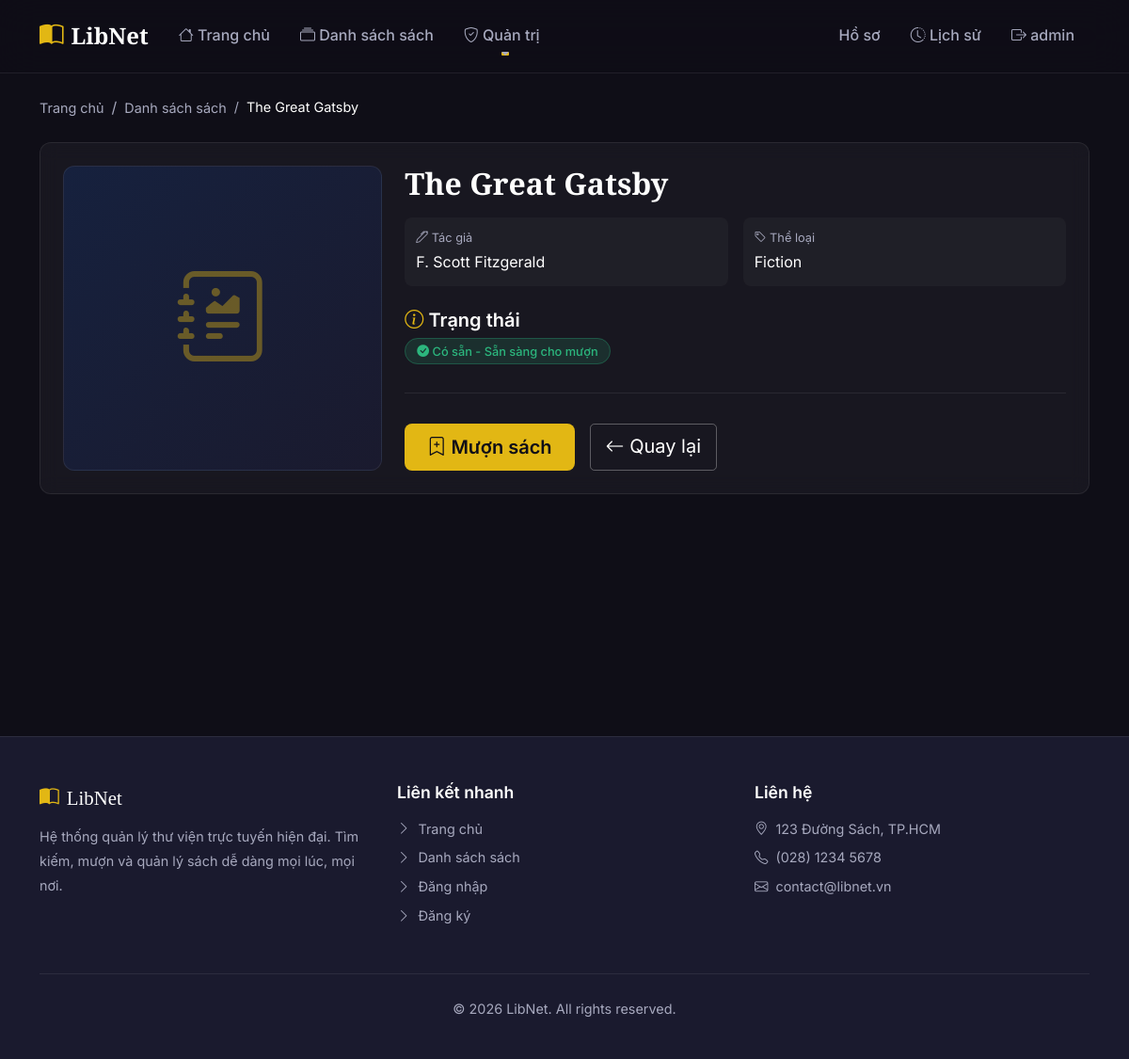
Page /book/1 (signed in) on the committed database.
### app/models.py (models this page shows)
class User(UserMixin, db.Model):
    id = db.Column(db.Integer, primary_key=True)
    username = db.Column(db.String(150), unique=True, nullable=False)
    password = db.Column(db.String(150), nullable=False) # Will store MD5 hashes (vulnerable)
    role = db.Column(db.String(50), default='user') # 'admin' or 'user'
    avatar = db.Column(db.String(255), default='default.svg')
    full_name = db.Column(db.String(150), nullable=True)
    email = db.Column(db.String(150), nullable=True)

class Book(db.Model):
    id = db.Column(db.Integer, primary_key=True)
    title = db.Column(db.String(200), nullable=False)
    author = db.Column(db.String(200), nullable=False)
    description = db.Column(db.Text, nullable=True)
    category_id = db.Column(db.Integer, db.ForeignKey('category.id'), nullable=True)
    is_available = db.Column(db.Boolean, default=True)

class Category(db.Model):
    id = db.Column(db.Integer, primary_key=True)
    name = db.Column(db.String(100), unique=True, nullable=False)
    books = db.relationship('Book', backref='category', lazy=True)

### app/main/routes.py (the view)
@bp.route('/book/<int:book_id>')
def book_detail(book_id):
    book = Book.query.get_or_404(book_id)
    return render_template('main/book_detail.html', book=book)

### app/templates/main/book_detail.html (shortened to what this page needs)
{% extends 'base.html' %}
{% block content %}
<div class="container py-4">
    <nav aria-label="breadcrumb" class="breadcrumb-custom">
        <ol class="breadcrumb">
            <li class="breadcrumb-item"><a href="{{ url_for('main.index') }}">Trang chủ</a></li>
            <li class="breadcrumb-item"><a href="{{ url_for('main.books') }}">Danh sách sách</a></li>
            <li class="breadcrumb-item active">{{ book.title }}</li>
        </ol>
    </nav>
    <div class="glass-card p-4 animate-slideUp">
        <div class="row g-4">
            <div class="col-md-4">
                <div class="book-detail-cover">
                    <i class="bi bi-journal-richtext"></i>
                </div>
            </div>
            <div class="col-md-8">
                <h2 class="mb-3">{{ book.title }}</h2>
                <div class="row g-3 mb-4">
                    <div class="col-sm-6">
                        <div class="info-item">
                            <span class="text-secondary"><i class="bi bi-pen"></i> Tác giả</span>
                            <p class="text-white fw-semibold">{{ book.author }}</p>
                        </div>
                    </div>
                    <div class="col-sm-6">
                        <div class="info-item">
                            <span class="text-secondary"><i class="bi bi-tag"></i> Thể loại</span>
                            <p class="text-white fw-semibold">{{ book.category.name if book.category else 'Chưa phân loại' }}</p>
                        </div>
                    </div>
                </div>
                <div class="mb-4">
                    <h5><i class="bi bi-info-circle text-accent"></i> Trạng thái</h5>
                    {% if book.is_available %}
                        <span class="badge-available"><i class="bi bi-check-circle-fill"></i> Có sẵn - Sẵn sàng cho mượn</span>
                    {% else %}
                        <span class="badge-borrowed"><i class="bi bi-hourglass-split"></i> Đang được mượn</span>
                    {% endif %}
                </div>
                <div class="divider"></div>
                <div class="d-flex gap-3 flex-wrap">
                    {% if current_user.is_authenticated and book.is_available %}
                    <form action="{{ url_for('user.borrow_book', book_id=book.id) }}" method="POST">
                        <button type="submit" class="btn btn-accent btn-lg">
                            <i class="bi bi-bookmark-plus"></i> Mượn sách
                        </button>
                    </form>
                    {% elif not current_user.is_authenticated %}
                    <a href="{{ url_for('auth.login') }}" class="btn btn-accent btn-lg">
                        <i class="bi bi-box-arrow-in-right"></i> Đăng nhập để mượn
                    </a>
                    {% else %}
                    <button class="btn btn-outline-light btn-lg" disabled>
                        <i class="bi bi-hourglass-split"></i> Sách đang được mượn
                    </button>
                    {% endif %}
                    <a href="{{ url_for('main.books') }}" class="btn btn-outline-light btn-lg">
                        <i class="bi bi-arrow-left"></i> Quay lại
                    </a>
                </div>
            </div>
        </div>
    </div>
</div>
{% endblock %}

### app/templates/base.html (shortened to what this page needs)
<!DOCTYPE html>
<html lang="vi">
<head>
    <link href="https://cdn.jsdelivr.net/npm/bootstrap@5.1.3/dist/css/bootstrap.min.css" rel="stylesheet">
    <link href="https://cdn.jsdelivr.net/npm/bootstrap-icons@1.10.0/font/bootstrap-icons.css" rel="stylesheet">
    <link href="{{ url_for('static', filename='css/style.css') }}" rel="stylesheet">
</head>
<body>
    <nav class="navbar navbar-expand-lg navbar-custom">
        <div class="container">
            <a class="navbar-brand" href="{{ url_for('main.index') }}">
                <i class="bi bi-book-half"></i> LibNet
            </a>
            <div class="collapse navbar-collapse" id="navMain">
                <ul class="navbar-nav me-auto">
                    <li class="nav-item">
                        <a class="nav-link" href="{{ url_for('main.index') }}">
                            <i class="bi bi-house"></i> Trang chủ
                        </a>
                    </li>
                    <li class="nav-item">
                        <a class="nav-link" href="{{ url_for('main.books') }}">
                            <i class="bi bi-collection"></i> Danh sách sách
                        </a>
                    </li>
                    {% if current_user.is_authenticated and current_user.role == 'admin' %}
                    <li class="nav-item dropdown">
                        <a class="nav-link dropdown-toggle" href="#" id="adminDropdown" role="button" data-bs-toggle="dropdown">
                            <i class="bi bi-shield-check"></i> Quản trị
                        </a>
                    </li>
                    {% endif %}
                </ul>
                <ul class="navbar-nav ms-auto">
                    {% if current_user.is_authenticated %}
                    <li class="nav-item">
                        <a class="nav-link" href="{{ url_for('user.profile') }}">
                            Hồ sơ
                        </a>
                    </li>
                    <li class="nav-item">
                        <a class="nav-link" href="{{ url_for('user.borrow_history') }}">
                            <i class="bi bi-clock-history"></i> Lịch sử
                        </a>
                    </li>
                    <li class="nav-item">
                        <a class="nav-link" href="{{ url_for('auth.logout') }}">
                            <i class="bi bi-box-arrow-right"></i> {{ current_user.username }}
                        </a>
                    </li>
                    {% endif %}
                </ul>
            </div>
        </div>
    </nav>
    <main class="main-content">
        {% block content %}{% endblock %}
    </main>
    <footer class="footer">
        <div class="container">
            <div class="row">
                <div class="col-lg-4 col-md-6 mb-4 mb-lg-0">
                    <div class="footer-brand">
                        <i class="bi bi-book-half"></i> LibNet
                    </div>
                    <p>Hệ thống quản lý thư viện trực tuyến hiện đại. Tìm kiếm, mượn và quản lý sách dễ dàng mọi lúc, mọi nơi.</p>
                </div>
                <div class="col-lg-4 col-md-6 mb-4 mb-lg-0">
                    <h5>Liên kết nhanh</h5>
                    <ul class="footer-links">
                        <li><a href="{{ url_for('main.index') }}"><i class="bi bi-chevron-right"></i> Trang chủ</a></li>
                        <li><a href="{{ url_for('main.books') }}"><i class="bi bi-chevron-right"></i> Danh sách sách</a></li>
                        <li><a href="{{ url_for('auth.login') }}"><i class="bi bi-chevron-right"></i> Đăng nhập</a></li>
                        <li><a href="{{ url_for('auth.register') }}"><i class="bi bi-chevron-right"></i> Đăng ký</a></li>
                    </ul>
                </div>
                <div class="col-lg-4 col-md-6">
                    <h5>Liên hệ</h5>
                    <ul class="footer-links">
                        <li><a href="#"><i class="bi bi-geo-alt"></i> 123 Đường Sách, TP.HCM</a></li>
                        <li><a href="#"><i class="bi bi-telephone"></i> (028) 1234 5678</a></li>
                        <li><a href="#"><i class="bi bi-envelope"></i> contact@libnet.vn</a></li>
                    </ul>
                </div>
            </div>
            <div class="footer-bottom">
                <p>&copy; 2026 LibNet. All rights reserved.</p>
            </div>
        </div>
    </footer>
</body>
</html>

### rows in the picture
User: username "admin"
Book: title "The Great Gatsby", author "F. Scott Fitzgerald"
Category: category "Fiction"
